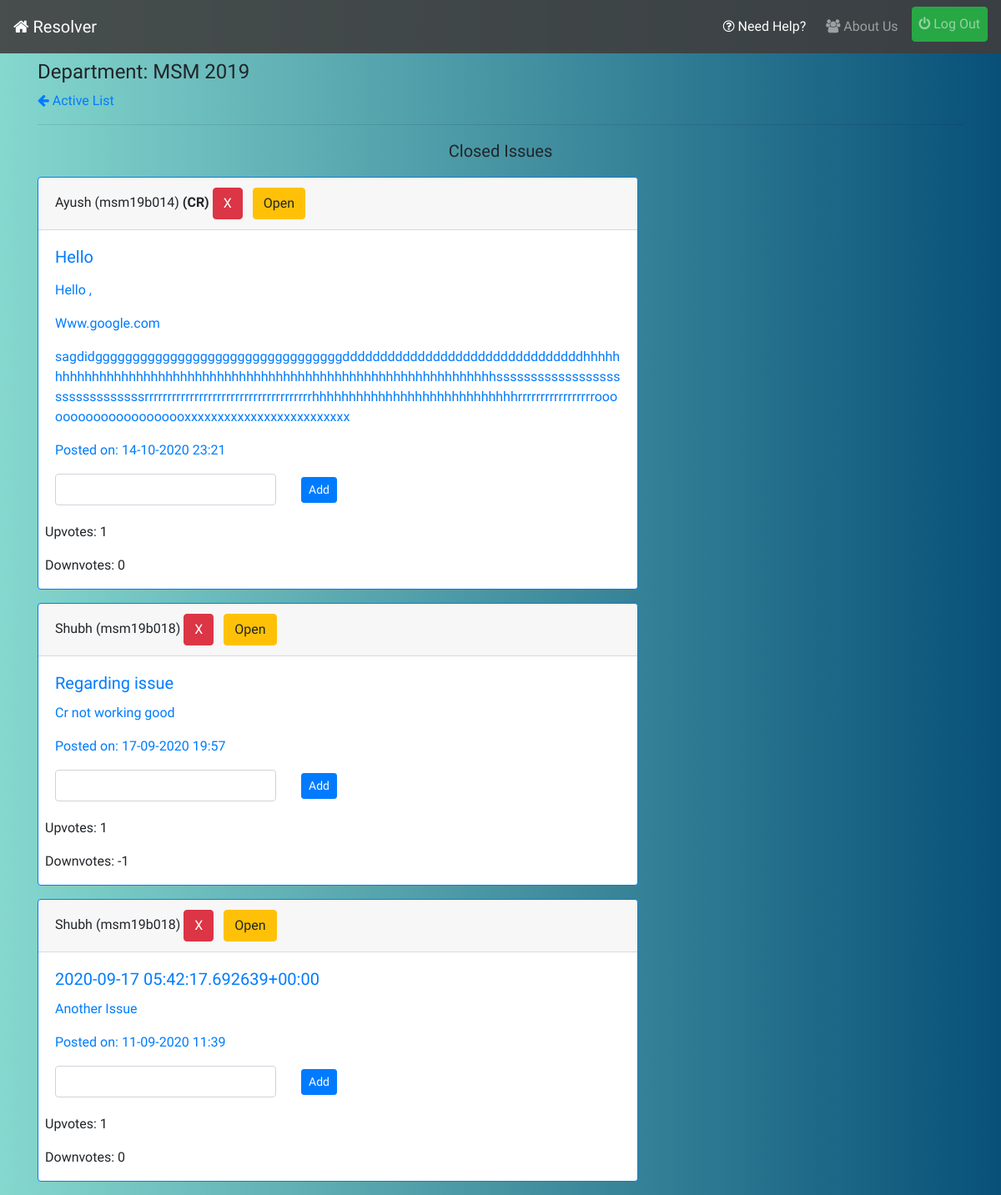
Screenshot of /close/ (signed in) with the database file from the repository.
### profiles/models.py (models this page shows, shortened)
class User(AbstractUser):
    pass

class UserInfo(models.Model):
    user = models.OneToOneField(User,on_delete=models.CASCADE,related_name='info')
    is_cr = models.BooleanField(default=False)
    department = models.CharField(max_length=20)
    join_year = models.CharField(max_length=4)
    institute = models.ForeignKey(Institute,on_delete=models.CASCADE,related_name='allusers')
    registered_on = models.DateTimeField(auto_now_add=True)
    total_upvotes = models.IntegerField(default=0)
    total_downvotes = models.IntegerField(default=0)
    total_novotes = models.IntegerField(default=0)
    class Meta:
        ordering = ['-total_upvotes','-total_downvotes','-total_novotes']

### reporter/models.py (models this page shows, shortened)
class Report(models.Model):
    user = models.ForeignKey(UserInfo,on_delete=models.CASCADE,blank=True)
    title = models.CharField('Subject',max_length=56)
    content = models.TextField('Issue')
    department = models.CharField(max_length=20,blank=True)
    year = models.CharField(max_length=4,blank=True)
    timestamp = models.DateTimeField(auto_now_add=True)
    updated = models.DateTimeField(auto_now=True)
    active = models.BooleanField(default=True)
    resolved = models.BooleanField(default=False)
    cr_line = models.CharField(max_length=256,null=True,blank=True)
    upvotes = models.IntegerField(default=0)
    downvotes = models.IntegerField(default=0)
    deadline = models.DateTimeField(null=True)
    anonymized = models.BooleanField(default=True,help_text = "CRs don't have Access to Voted Users!")
    class Meta:
        ordering = ['-timestamp']

### reporter/views.py (the view)
# urls.py: path('close/',views.close_view,name='close-stage'),
@login_required
def close_view(request):
    if(request.user.info.is_cr):
        if(request.method=='POST'):
            id_ = int(request.POST.get('id',None))
            resolve_message = request.POST.get('c-line',None)
            obj = Report.objects.get(id=id_)
            obj.cr_line = resolve_message
            obj.save()
        qs = Report.objects.filter(active=False,department=request.user.info.department,year=request.user.info.join_year,resolved=False).order_by('-updated')
        return render(request,'reporter/closed.html',{'issue_list':qs})
    raise PermissionDenied

### infolist/context-processors.py (called while the page is built)
def pending_info_list_context(request):
    if request.user.is_superuser:
        return {}
    pending = -1
    if request.user.is_authenticated:
        pending = InfoList.objects.filter(department=request.user.info.department,year=request.user.info.join_year,approved=False).count()
    return {"pending_info_list":pending}

### reporter/context-processors.py (called while the page is built)
def pending_issue_list_context(request):
    if request.user.is_superuser:
        return {}
    pending=-1
    if request.user.is_authenticated:
        pending = Report.objects.filter(active=False,department=request.user.info.department,year=request.user.info.join_year,resolved=False).count()
    return {"pending_issue_count":pending}

def resolved_issue_list_context(request):
    if request.user.is_superuser:
        return {}
    resolved=-1
    if request.user.is_authenticated:
        resolved = Report.objects.filter(active=False,department=request.user.info.department,year=request.user.info.join_year,resolved=True).count()
    return {"resolved_issue_count":resolved}

def pending_contact_list_context(request):
    if request.user.is_superuser:
        return {}
    pending=-1
    if request.user.is_authenticated:
        pending = ContactList.objects.filter(department=request.user.info.department,year=request.user.info.join_year,approved=False).count()
    return {"pending_contact_count":pending}

def live_polls_count_context(request):
    if request.user.is_superuser:
        return {}
    count = -1
    if request.user.is_authenticated:
        count = Poll.objects.filter(active=True,department=request.user.info.department,join=request.user.info.join_year).count()
    return {"live_polls_count":count}

### reporter/templates/reporter/closed.html (shortened to what this page needs)
{% extends 'base.html' %}
{% load static %}
{% block content %}
{% if request.user.is_authenticated %}
    <h4 class=mt-2>Department: {{request.user.info.department|upper}} {{request.user.info.join_year}}</h4>
    <a href="{% url 'reporter:index' %}"><i class="fa fa-arrow-left"></i> Active List</a>
    <hr>
    <p class="mt-2 lead text-center">Closed Issues</p>
    {% for issue in issue_list %}
    <div class="card border-primary mb-3" style="max-width: 45rem;">
        <div class="card-header">{{issue.user.user.first_name}} ({{issue.user.user.username}}) {% if issue.user.is_cr %}<strong>(CR)</strong>{% endif %} {% if request.user.info.is_cr %}<button type="button" class="btn btn-danger" data-toggle="modal" data-target="#deleteModal">X</button> <a class="btn btn-warning ml-2" href="{% url 'reporter:close-issue' issue.id %}">Open</a> {% endif %} {% if issue.cr_line %}<a class="btn btn-success" href="{% url 'reporter:resolve-issue' issue.id %}">Resolve</a>{% endif %}</div>
        <div class="card-body text-primary">
          <h5 class="card-title">{{issue.title}}</h5>
          <p class="card-text" >{{issue.content|safe}}</p>
          <p class="card-text">Posted on: {{issue.timestamp|date:'d-m-Y H:i'}}</p>
          {% if issue.cr_line %}
          <p class="card-text resolve-message"><em>Resolved Message: </em><span style="color: black;">{{issue.cr_line}}</span></p>
          <a class="btn btn-dark" href="{% url 'reporter:resolve-line-delete' issue.id %}">Remove Message</a>
          {% else %}
          <form action="{% url 'reporter:close-stage' %}" method="post">
            <div class="row">
              <div class="col-lg-5 col-md-7 col-sm-8">
                <input class="form-control" type="text" name="c-line">
              </div>
              <div class="col-2">
                  <input class="btn btn-primary btn-sm mt-1" type="submit" value="Add">
              </div>
            </div>
          </form>
          {% endif %}
        </div>
        <div class="results ml-2">
          <p>Upvotes: {{issue.upvotes}}</p>
          <p>Downvotes: {{issue.downvotes}}</p>
        </div>
    </div>
    {% empty %}
    <p class="lead">No Issues Closed!</p>
    {% endfor %}
{% endif %}
{% endblock %}

### static/css/style.css (style rules this page uses)
body { background: #085078; background: -webkit-linear-gradient(to right, #85D8CE, #085078); background: linear-gradient(to right, #85D8CE, #085078); font-family: 'Ubuntu', sans-serif; }

### rows the page displays
User: user.info.department "MSM", user.info.join_year "2019"
Report: user.user.first_name "Ayush", user.user.username "msm19b014", shows "(CR)", title "Hello", content "Hello , Www.google.com sagdidgggggggggggggggggggggggggggggggggddddddddddddddddddddddddddddddddhhhhhhhhhhhhhhhhhhhhhhhhhhhhhhhhhhhhhhhhhhhhhhhhhhhhhhhhhhhhhhhhhsssssssssssssssssssssssssssssssrrrrrrrrrrrrrrrrrrrrrrrrrrrrrrrrrrrrrhhhhhhhhhhhhhhhhhhhhhhhhhhhhrrrrrrrrrrrrrrrrrooooooooooooooooooooxxxxxxxxxxxxxxxxxxxxxxxxx", timestamp "14-10-2020 23:21", upvotes "1", downvotes "0"
Report: user.user.first_name "Shubh", user.user.username "msm19b018", title "Regarding issue", content "Cr not working good", timestamp "17-09-2020 19:57", upvotes "1", downvotes "-1"
Report: user.user.first_name "Shubh", user.user.username "msm19b018", title "2020-09-17 05:42:17.692639+00:00", content "Another Issue", timestamp "11-09-2020 11:39", upvotes "1", downvotes "0"
